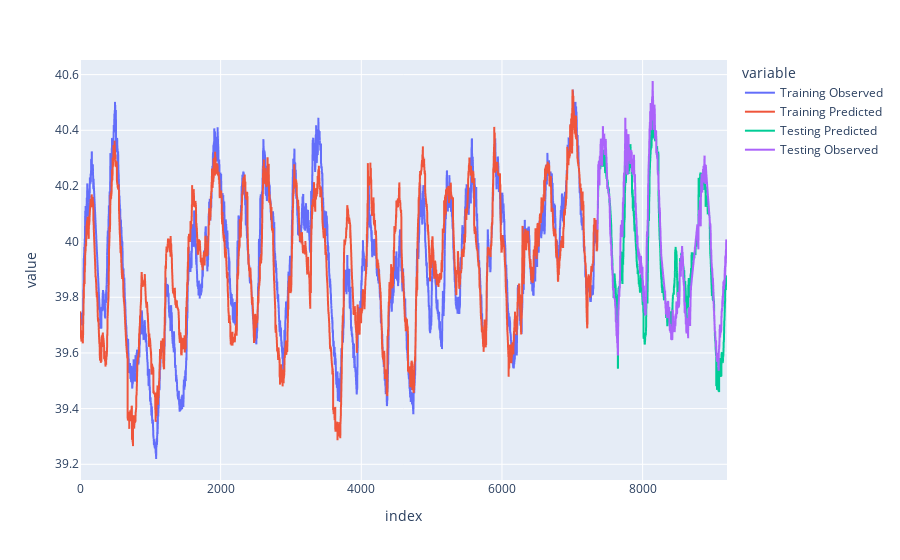
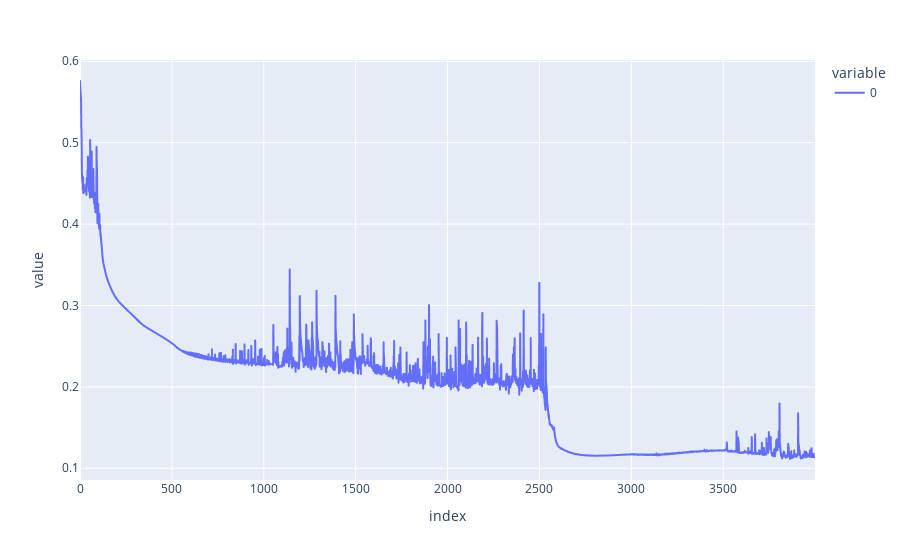
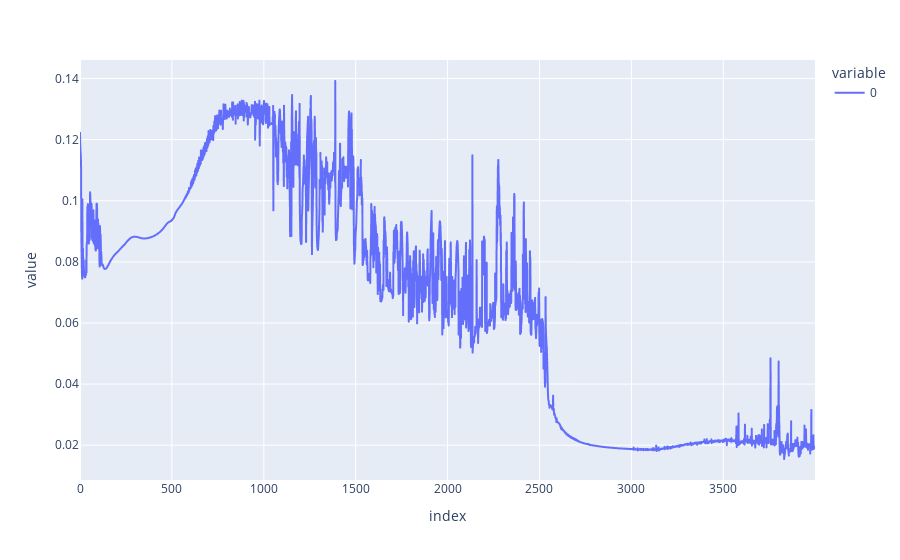

These figures' notebook cell, in order:
### Markdown cell above
Maybe the test period fits better because the observed data here is more accurate.
I should run this latest model for another 1000 epochs and see what happens. It may improve still.

### Code cell
optimizer = torch.optim.Adam(model.parameters(), lr=0.001)
# scheduler = StepLR(optimizer, step_size=50, gamma=0.5)
# scheduler = ReduceLROnPlateau(optimizer, verbose=True)
num_epochs = 4000
train_loss = []
test_loss = []
for epoch in range(num_epochs):
    train_loss.append(train_epoch(epoch))
    test_loss.append(test_epoch(epoch))
    # scheduler.step(train_loss[-1])
    with torch.no_grad():
        train_predicted = model(features_train.to(device)).to('cpu').numpy()
        test_predicted = model(features_test.to(device)).to('cpu').numpy()
    
    gwl_train_inverse = target_scaler.inverse_transform(gwl_train)
    gwl_test_inverse = target_scaler.inverse_transform(gwl_test)
    predicted_train_inverse = target_scaler.inverse_transform(train_predicted)
    predicted_test_inverse = target_scaler.inverse_transform(test_predicted)

    train_nse = nse(predicted_train_inverse.flatten(), gwl_train_inverse.flatten())
    test_nse = nse(predicted_test_inverse.flatten(), gwl_test_inverse.flatten())
    print(f"Epoch {epoch + 1} Train NSE: {train_nse}")
    print(f"Epoch {epoch + 1}  Test NSE: {test_nse}")
    

    if (epoch + 1) != num_epochs:
        continue
    df = pd.DataFrame()
    df["Training Observed"] = np.append(gwl_train_inverse.flatten(), np.full(len(gwl_test), np.nan))
    df["Training Predicted"] = np.append(predicted_train_inverse.flatten(), np.full(len(gwl_test), np.nan))
    df["Testing Predicted"] = np.append(np.full(len(gwl_train), np.nan), predicted_test_inverse)
    df["Testing Observed"] = np.append(np.full(len(gwl_train), np.nan), gwl_test_inverse)
    fig = px.line(df)
    fig.show()

    fig = px.line(np.array(train_loss))
    fig.show()
    fig = px.line(np.array(test_loss))
    fig.show()

### Figure 1 — Plotly figure (JSON) as saved in the notebook; plotly's stock layout.template omitted (floating-point values rounded to 4 significant figures; data arrays with more than 128 entries replaced by an {"elided": "..."} marker saying what was removed)
{"data": [{"hovertemplate": "variable=Training Observed<br>index=%{x}<br>value=%{y}<extra></extra>", "legendgroup": "Training Observed", "line": {"color": "#636efa", "dash": "solid"}, "marker": {"symbol": "circle"}, "mode": "lines", "name": "Training Observed", "showlegend": true, "type": "scattergl", "x": {"elided": "9201 int values"}, "xaxis": "x", "y": {"elided": "9201 float values"}, "yaxis": "y"}, {"hovertemplate": "variable=Training Predicted<br>index=%{x}<br>value=%{y}<extra></extra>", "legendgroup": "Training Predicted", "line": {"color": "#EF553B", "dash": "solid"}, "marker": {"symbol": "circle"}, "mode": "lines", "name": "Training Predicted", "showlegend": true, "type": "scattergl", "x": {"elided": "9201 int values"}, "xaxis": "x", "y": {"elided": "9201 float values"}, "yaxis": "y"}, {"hovertemplate": "variable=Testing Predicted<br>index=%{x}<br>value=%{y}<extra></extra>", "legendgroup": "Testing Predicted", "line": {"color": "#00cc96", "dash": "solid"}, "marker": {"symbol": "circle"}, "mode": "lines", "name": "Testing Predicted", "showlegend": true, "type": "scattergl", "x": {"elided": "9201 int values"}, "xaxis": "x", "y": {"elided": "9201 float values"}, "yaxis": "y"}, {"hovertemplate": "variable=Testing Observed<br>index=%{x}<br>value=%{y}<extra></extra>", "legendgroup": "Testing Observed", "line": {"color": "#ab63fa", "dash": "solid"}, "marker": {"symbol": "circle"}, "mode": "lines", "name": "Testing Observed", "showlegend": true, "type": "scattergl", "x": {"elided": "9201 int values"}, "xaxis": "x", "y": {"elided": "9201 float values"}, "yaxis": "y"}], "layout": {"legend": {"title": {"text": "variable"}, "tracegroupgap": 0}, "margin": {"t": 60}, "xaxis": {"anchor": "y", "domain": [0, 1], "title": {"text": "index"}}, "yaxis": {"anchor": "x", "domain": [0, 1], "title": {"text": "value"}}}}

### Figure 2 — Plotly figure (JSON) as saved in the notebook; plotly's stock layout.template omitted (floating-point values rounded to 4 significant figures; data arrays with more than 128 entries replaced by an {"elided": "..."} marker saying what was removed)
{"data": [{"hovertemplate": "variable=0<br>index=%{x}<br>value=%{y}<extra></extra>", "legendgroup": "0", "line": {"color": "#636efa", "dash": "solid"}, "marker": {"symbol": "circle"}, "mode": "lines", "name": "0", "showlegend": true, "type": "scattergl", "x": {"elided": "4000 int values"}, "xaxis": "x", "y": {"elided": "4000 float values"}, "yaxis": "y"}], "layout": {"legend": {"title": {"text": "variable"}, "tracegroupgap": 0}, "margin": {"t": 60}, "xaxis": {"anchor": "y", "domain": [0, 1], "title": {"text": "index"}}, "yaxis": {"anchor": "x", "domain": [0, 1], "title": {"text": "value"}}}}

### Figure 3 — Plotly figure (JSON) as saved in the notebook; plotly's stock layout.template omitted (floating-point values rounded to 4 significant figures; data arrays with more than 128 entries replaced by an {"elided": "..."} marker saying what was removed)
{"data": [{"hovertemplate": "variable=0<br>index=%{x}<br>value=%{y}<extra></extra>", "legendgroup": "0", "line": {"color": "#636efa", "dash": "solid"}, "marker": {"symbol": "circle"}, "mode": "lines", "name": "0", "showlegend": true, "type": "scattergl", "x": {"elided": "4000 int values"}, "xaxis": "x", "y": {"elided": "4000 float values"}, "yaxis": "y"}], "layout": {"legend": {"title": {"text": "variable"}, "tracegroupgap": 0}, "margin": {"t": 60}, "xaxis": {"anchor": "y", "domain": [0, 1], "title": {"text": "index"}}, "yaxis": {"anchor": "x", "domain": [0, 1], "title": {"text": "value"}}}}
